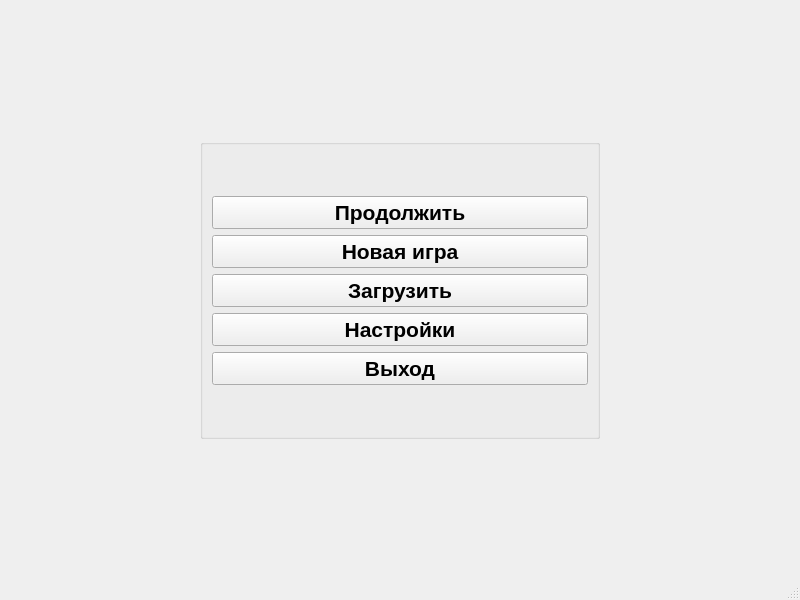
<?xml version="1.0" encoding="UTF-8"?>
<ui version="4.0">
 <class>MainWindow</class>
 <widget class="QMainWindow" name="MainWindow">
  <property name="geometry">
   <rect>
    <x>0</x>
    <y>0</y>
    <width>800</width>
    <height>600</height>
   </rect>
  </property>
  <property name="minimumSize">
   <size>
    <width>800</width>
    <height>600</height>
   </size>
  </property>
  <property name="contextMenuPolicy">
   <enum>Qt::DefaultContextMenu</enum>
  </property>
  <property name="windowTitle">
   <string>MainWindow</string>
  </property>
  <property name="autoFillBackground">
   <bool>false</bool>
  </property>
  <widget class="QWidget" name="centralwidget">
   <layout class="QGridLayout" name="gridLayout_2">
    <item row="0" column="0">
     <widget class="QGroupBox" name="groupBox">
      <property name="minimumSize">
       <size>
        <width>400</width>
        <height>300</height>
       </size>
      </property>
      <property name="maximumSize">
       <size>
        <width>400</width>
        <height>300</height>
       </size>
      </property>
      <property name="title">
       <string/>
      </property>
      <layout class="QGridLayout" name="gridLayout">
       <item row="0" column="0">
        <layout class="QVBoxLayout" name="verticalLayout">
         <item>
          <widget class="QPushButton" name="ContinueLoadButton">
           <property name="font">
            <font>
             <pointsize>16</pointsize>
             <weight>75</weight>
             <bold>true</bold>
            </font>
           </property>
           <property name="text">
            <string>Продолжить</string>
           </property>
          </widget>
         </item>
         <item>
          <widget class="QPushButton" name="NewGameButton">
           <property name="font">
            <font>
             <pointsize>16</pointsize>
             <weight>75</weight>
             <bold>true</bold>
            </font>
           </property>
           <property name="text">
            <string>Новая игра</string>
           </property>
          </widget>
         </item>
         <item>
          <widget class="QPushButton" name="LoadButton">
           <property name="font">
            <font>
             <pointsize>16</pointsize>
             <weight>75</weight>
             <bold>true</bold>
            </font>
           </property>
           <property name="text">
            <string>Загрузить</string>
           </property>
          </widget>
         </item>
         <item>
          <widget class="QPushButton" name="SettingButton">
           <property name="font">
            <font>
             <pointsize>16</pointsize>
             <weight>75</weight>
             <bold>true</bold>
            </font>
           </property>
           <property name="text">
            <string>Настройки</string>
           </property>
          </widget>
         </item>
         <item>
          <widget class="QPushButton" name="ExitButton_5">
           <property name="font">
            <font>
             <pointsize>16</pointsize>
             <weight>75</weight>
             <bold>true</bold>
            </font>
           </property>
           <property name="text">
            <string>Выход</string>
           </property>
          </widget>
         </item>
        </layout>
       </item>
      </layout>
     </widget>
    </item>
   </layout>
  </widget>
  <widget class="QMenuBar" name="menubar">
   <property name="geometry">
    <rect>
     <x>0</x>
     <y>0</y>
     <width>800</width>
     <height>24</height>
    </rect>
   </property>
  </widget>
  <widget class="QStatusBar" name="statusbar"/>
  <action name="NewGame">
   <property name="text">
    <string>Новая игра</string>
   </property>
  </action>
 </widget>
 <resources/>
 <connections>
  <connection>
   <sender>NewGame</sender>
   <signal>triggered()</signal>
   <receiver>MainWindow</receiver>
   <slot>StartNewGame()</slot>
   <hints>
    <hint type="sourcelabel">
     <x>-1</x>
     <y>-1</y>
    </hint>
    <hint type="destinationlabel">
     <x>399</x>
     <y>299</y>
    </hint>
   </hints>
  </connection>
  <connection>
   <sender>ContinueLoadButton</sender>
   <signal>clicked()</signal>
   <receiver>MainWindow</receiver>
   <slot>StartNewGame()</slot>
   <hints>
    <hint type="sourcelabel">
     <x>406</x>
     <y>215</y>
    </hint>
    <hint type="destinationlabel">
     <x>141</x>
     <y>210</y>
    </hint>
   </hints>
  </connection>
 </connections>
 <slots>
  <slot>StartNewGame()</slot>
 </slots>
</ui>
